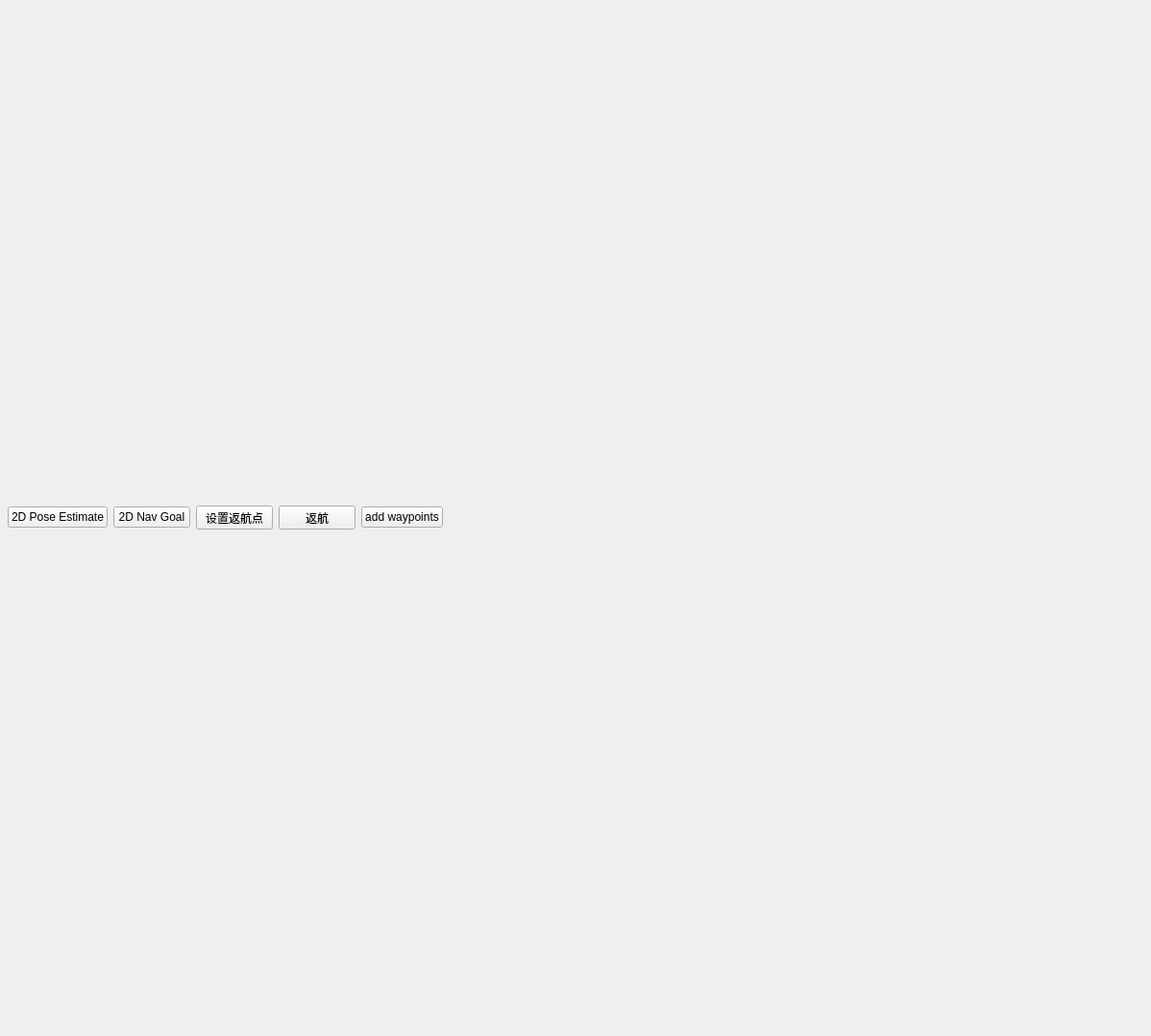
          <widget class="QWidget" name="tab_3">
           <attribute name="title">
            <string>rviz</string>
           </attribute>
           <widget class="QWidget" name="layoutWidget">
            <property name="geometry">
             <rect>
              <x>8</x>
              <y>8</y>
              <width>1181</width>
              <height>1061</height>
             </rect>
            </property>
            <layout class="QVBoxLayout" name="verticalLayout_14">
             <item>
              <layout class="QHBoxLayout" name="horizontalLayout_11">
               <item>
                <widget class="QPushButton" name="set_pos_btn">
                 <property name="maximumSize">
                  <size>
                   <width>16777215</width>
                   <height>16777215</height>
                  </size>
                 </property>
                 <property name="text">
                  <string>2D Pose Estimate</string>
                 </property>
                 <property name="icon">
                  <iconset resource="../resources/images.qrc">
                   <normaloff>:/images/classes/SetInitialPose.png</normaloff>:/images/classes/SetInitialPose.png</iconset>
                 </property>
                </widget>
               </item>
               <item>
                <widget class="QPushButton" name="set_goal_btn">
                 <property name="text">
                  <string>2D Nav Goal</string>
                 </property>
                 <property name="icon">
                  <iconset resource="../resources/images.qrc">
                   <normaloff>:/images/classes/SetGoal.png</normaloff>:/images/classes/SetGoal.png</iconset>
                 </property>
                </widget>
               </item>
               <item>
                <widget class="QPushButton" name="set_return_btn">
                 <property name="maximumSize">
                  <size>
                   <width>16777215</width>
                   <height>25</height>
                  </size>
                 </property>
                 <property name="text">
                  <string>设置返航点</string>
                 </property>
                 <property name="icon">
                  <iconset resource="../resources/images.qrc">
                   <normaloff>:/images/set_return.png</normaloff>:/images/set_return.png</iconset>
                 </property>
                </widget>
               </item>
               <item>
                <widget class="QPushButton" name="return_btn">
                 <property name="maximumSize">
                  <size>
                   <width>16777215</width>
                   <height>25</height>
                  </size>
                 </property>
                 <property name="text">
                  <string>返航</string>
                 </property>
                 <property name="icon">
                  <iconset resource="../resources/images.qrc">
                   <normaloff>:/images/return.png</normaloff>:/images/return.png</iconset>
                 </property>
                </widget>
               </item>
               <!-- added by qushuo -->
              <item>
                <widget class="QPushButton" name="add_waypoint_btn">
                  <property name="text">
                    <string>add waypoints</string>
                  </property>
                  <property name="icon">
                  <iconset resource="../resources/images.qrc">
                   <normaloff>:/images/AddWaypoint.png</normaloff>:/images/AddWaypoint.png</iconset>
                 </property>
                </widget>
              </item>
               <item>
                <spacer name="horizontalSpacer_2">
                 <property name="orientation">
                  <enum>Qt::Horizontal</enum>
                 </property>
                 <property name="sizeHint" stdset="0">
                  <size>
                   <width>40</width>
                   <height>20</height>
                  </size>
                 </property>
                </spacer>
               </item>
              </layout>
             </item>
             <item>
              <layout class="QVBoxLayout" name="verticalLayout_build_map"/>
             </item>
            </layout>
           </widget>
          </widget>
